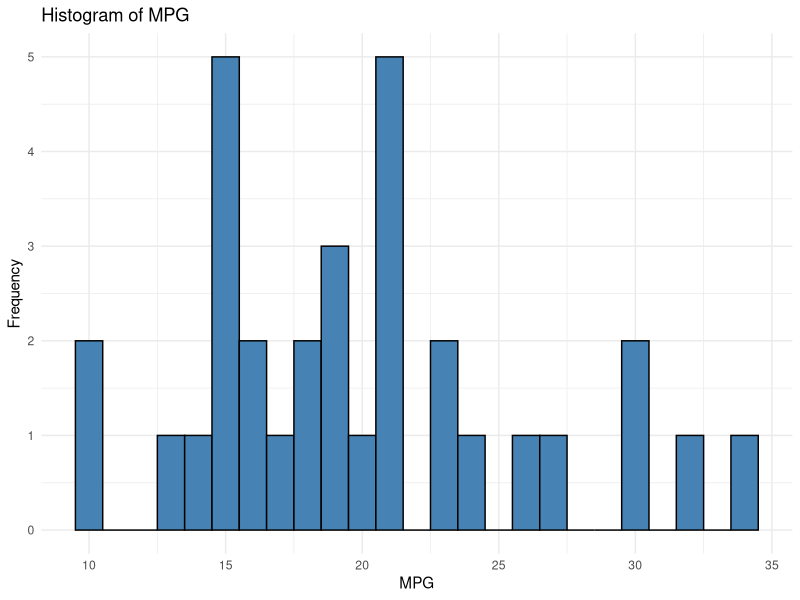
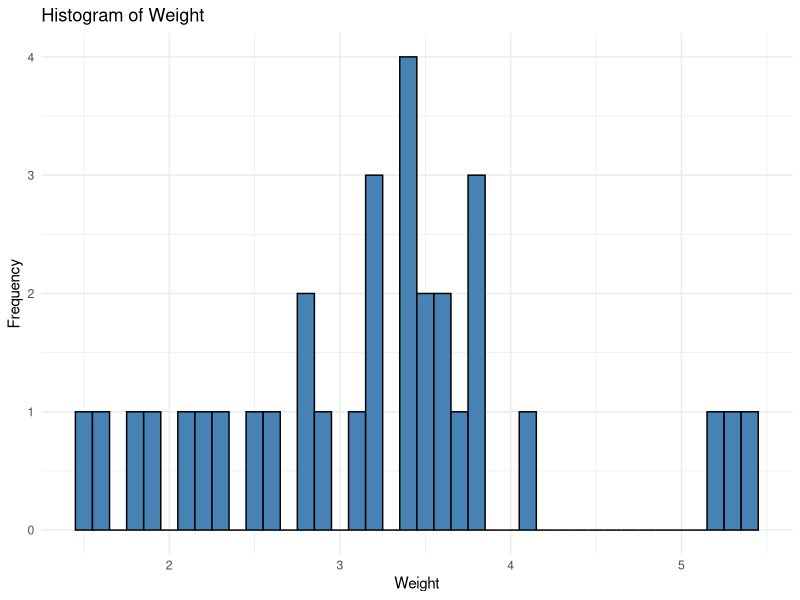
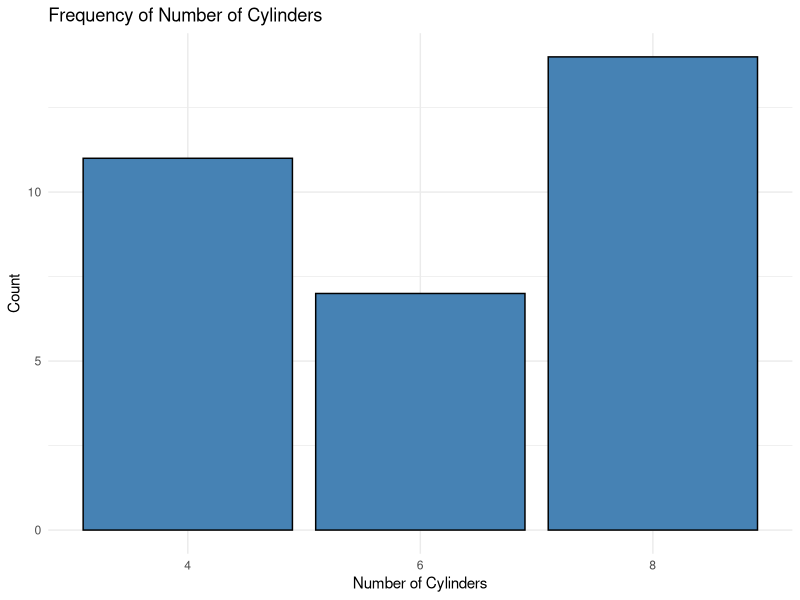
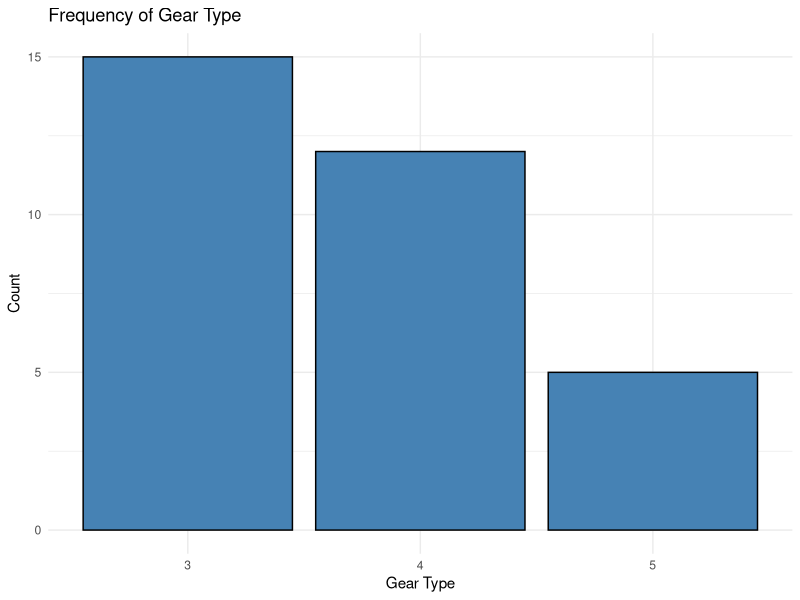
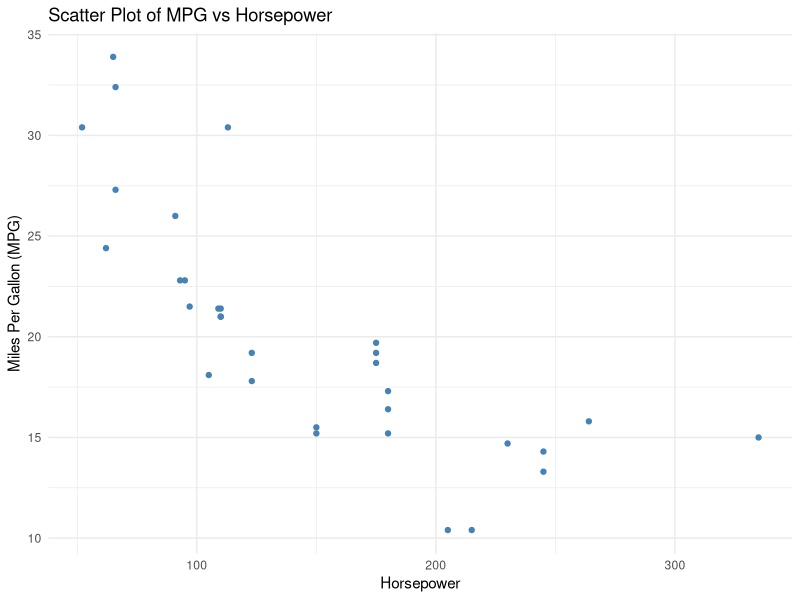
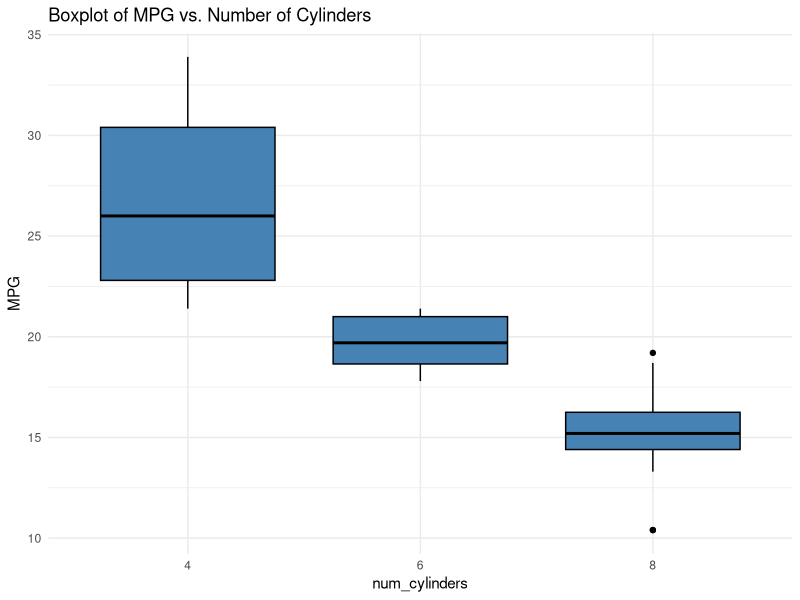
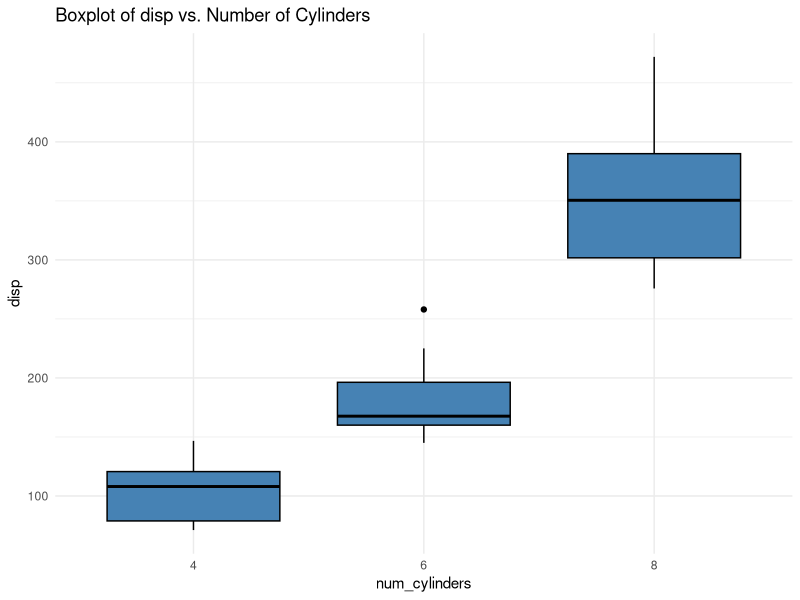

Write R code to recreate these figures, in order.
## ---- chunk 1
# Load the datasets package (usually not necessary as it's loaded by default)
library(datasets)
library(ggplot2)

# Import the mtcars dataset
data(mtcars)

# Display the first few rows of the dataset
head(mtcars)

# Get a set of summary stats for the dataset
summary(mtcars)
## ---- chunk 2

# Create a histogram
ggplot(mtcars, aes(x=mpg)) + 
  geom_histogram(color = "black", fill = "steelblue", binwidth = 1) +
  labs(x = "MPG", y = "Frequency") +
  ggtitle("Histogram of MPG") +
  theme_minimal()

# Create a histogram
ggplot(mtcars, aes(x=wt)) + 
  geom_histogram(color = "black", fill = "steelblue", binwidth = 0.1) +
  labs(x = "Weight", y = "Frequency") +
  ggtitle("Histogram of Weight") +
  theme_minimal()
## ---- chunk 3
ggplot(mtcars, aes(x = factor(cyl))) + 
  geom_bar(color = "black", fill = "steelblue") + 
  labs(title = "Frequency of Number of Cylinders", x = "Number of Cylinders", y = "Count") + theme_minimal()

ggplot(mtcars, aes(x = factor(gear))) + 
  geom_bar(color = "black", fill = "steelblue") + 
  labs(title = "Frequency of Gear Type", x = "Gear Type", y = "Count") + theme_minimal()
## ---- chunk 4
ggplot(mtcars, aes(x = hp, y = mpg)) + 
  geom_point(color = "steelblue") + 
  labs(title = "Scatter Plot of MPG vs Horsepower", x = "Horsepower", y = "Miles Per Gallon (MPG)") + theme_minimal()
## ---- chunk 5

# Create a boxplot
ggplot(data=mtcars, aes(x=factor(cyl), y=mpg)) +
  geom_boxplot(color = "black", fill = "steelblue")  +
  labs(x = "num_cylinders", y = "MPG") +
  ggtitle("Boxplot of MPG vs. Number of Cylinders") +
  theme_minimal()

# Create a boxplot
ggplot(data=mtcars,aes(x=factor(cyl), y=disp)) +
  geom_boxplot(color = "black", fill = "steelblue") +
  labs(x = "num_cylinders", y = "disp") +
  ggtitle("Boxplot of disp vs. Number of Cylinders") +
  theme_minimal()
